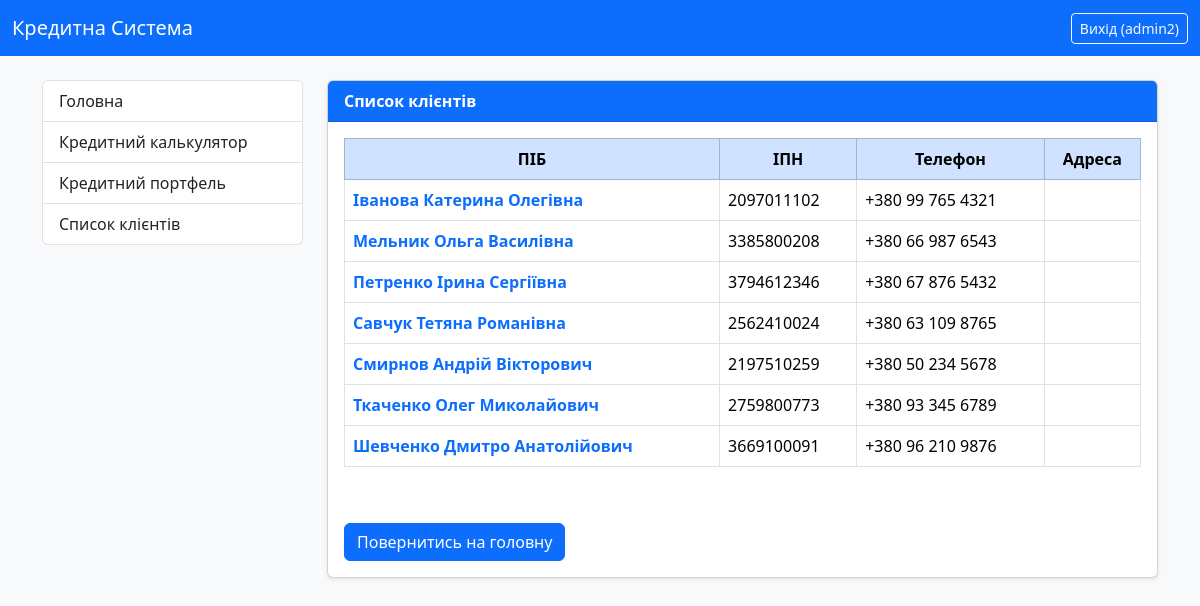
The page /all-clients/ (signed in) on the database its author committed.
### credit_system/models.py (models this page shows, shortened)
class CustomUser(AbstractUser):
    ROLE_CHOICES = (
        ('admin', 'Адмін'),
        ('manager', 'Менеджер'),
        ('client', 'Клієнт'),
    )
    role = models.CharField(
        max_length=10,
        choices=ROLE_CHOICES,
        default='client',
        verbose_name="Роль користувача"
    )
    middle_name = models.CharField(max_length=100, verbose_name="По батькові", blank=True)
    IPN = models.CharField(
        max_length=10,
        unique=True,
        verbose_name="ІПН",
        validators=[numeric_validator],
        null=True,
        blank=True
    )
    phone_number = models.CharField(max_length=20, verbose_name="Номер телефону", blank=True)
    address = models.CharField(max_length=255, verbose_name="Адреса", blank=True)
    date_of_birth = models.DateField(verbose_name="Дата народження", null=True, blank=True)
    SEX_CHOICES = (
        ('m', 'Чоловіча'),  # Значення в базі: 'm', Зображається: 'Чоловіча'
        ('w', 'Жіноча'),  # Значення в базі: 'w', Зображається: 'Жіноча'
    )
    sex = models.CharField(
        max_length=1,
        choices=SEX_CHOICES,
        default='m',
        verbose_name="Стать",
        blank=True,
        null=True
    )
    address_registration = models.CharField(max_length=255, verbose_name="Адреса прописки", blank=True)
    address_residential = models.CharField(max_length=255, verbose_name="Адреса проживання", blank=True)
    place_of_birth = models.CharField(max_length=255, verbose_name="Місце народження", blank=True)
    passport_series = models.CharField(max_length=2, verbose_name="Серія паспорту", blank=True)
    passport_number = models.CharField(max_length=10, verbose_name="Номер паспорту", blank=True)
    passport_vidan = models.CharField(max_length=255, verbose_name="Орган що видав паспорт", blank=True)
    passport_date = models.DateField(verbose_name="Дата видачі паспорта", null=True, blank=True)
    work_place = models.CharField(max_length=100, verbose_name="Місце роботи", blank=True)
    position = models.CharField(max_length=100, verbose_name="Посада", blank=True)
    notes = models.CharField(max_length=255, verbose_name="Нотатки", blank=True)
    class Meta:
        verbose_name = "Користувач"
        verbose_name_plural = "Користувачі"

### credit_system/views.py (the view)
# urls.py: path('all-clients/', AllClientsView.as_view(), name='all_clients_list'),
class AllClientsView(LoginRequiredMixin, ListView):
    model = CustomUser
    template_name = 'credit_system/all_clients.html'
    context_object_name = 'clients'
    def get_queryset(self):
        user = self.request.user
        if user.is_superuser or user.is_manager:
            return CustomUser.objects.filter(role='client').order_by('last_name')
        else:
            raise Http404("У вас немає дозволу на перегляд списку клієнтів.")

### credit_system/templates/credit_system/all_clients.html (shortened to what this page needs)
{% extends "credit_system/base.html" %}
{% block content %}
    <div class="card shadow-sm">
        <div class="card-header bg-primary text-white">
            <strong>Список клієнтів</strong>
        </div>
        <div class="card-body">
            {% if clients %}
                <div class="table-responsive" style="max-height: 500px; overflow-y: scroll;">
                    <table class="table table-bordered table-hover">
                        <thead class="table-primary text-center">
                            <tr>
                                <th>ПІБ</th>
                                <th>ІПН</th>
                                <th>Телефон</th>
                                <th>Адреса</th>
                            </tr>
                        </thead>
                        <tbody>
                            {% for client in clients %}
                                <tr>
                                    <td>
                                        <a href="{% url 'client_detail' client.pk %}?source=clients" class="text-decoration-none fw-bold text-primary">
                                            {{ client.last_name }} {{ client.first_name }} {{ client.middle_name }}
                                        </a>
                                    </td>
                                    <td>{{ client.IPN }}</td>
                                    <td>{{ client.phone_number }}</td>
                                    <td>{{ client.address }}</td>
                                </tr>
                            {% endfor %}
                        </tbody>
                    </table>
                </div>
            {% else %}
                <p>Клієнтів не знайдено.</p>
            {% endif %}
            <br><a href="{% url 'index' %}" class="btn btn-primary mt-3">Повернитись на головну</a><br>
        </div>
    </div>
{% endblock %}

### credit_system/templates/credit_system/base.html (shortened to what this page needs)
{% load static %}
<!DOCTYPE html>
<html lang="uk">
<head>
    <link href="https://cdn.jsdelivr.net/npm/bootstrap@5.3.3/dist/css/bootstrap.min.css" rel="stylesheet">
    <link rel="stylesheet" href="{% static 'credit_system/style.css' %}">
</head>
<body class="bg-light">
<nav class="navbar navbar-expand-lg navbar-dark bg-primary">
  <div class="container-fluid">
    <a class="navbar-brand" href="{% url 'index' %}">Кредитна Система</a>
    <div class="d-flex">
      {% if user.is_authenticated %}
        <form method="post" action="{% url 'logout' %}" class="d-inline">
          <button type="submit" class="btn btn-outline-light btn-sm">
            Вихід ({{ user.username }})
          </button>
        </form>
      {% else %}
        <a href="{% url 'login' %}" class="btn btn-outline-light btn-sm">Вхід</a>
      {% endif %}
    </div>
  </div>
</nav>
<div class="container mt-4">
  <div class="row">
    <div class="col-lg-3 mb-3">
      <div class="list-group">
        <a href="{% url 'index' %}" class="list-group-item list-group-item-action">
          Головна
        </a>
        <a href="{% url 'credit_calculator' %}" class="list-group-item list-group-item-action">
          Кредитний калькулятор
        </a>
        {% if user.is_authenticated %}
            {% if user.is_superuser or user.is_manager %}
                <a href="{% url 'all_credits_list' %}" class="list-group-item list-group-item-action">
                    Кредитний портфель
                </a>
                <a href="{% url 'all_clients_list' %}" class="list-group-item list-group-item-action">
                    Список клієнтів
                </a>
            {% elif user.is_client %}
                <a href="{% url 'user_credits_list' %}" class="list-group-item list-group-item-action">
                    Мої кредити
                </a>
            {% endif %}
        {% endif %}
      </div>
    </div>
    <div class="col-lg-9">
      {% block content %}{% endblock %}
    </div>
  </div>
</div>
</body>
</html>

### credit_system/static/credit_system/style.css (style rules this page uses)
body { background-color: #f8f9fa; }

### rows shown on the page
CustomUser: username "admin2"
CustomUser: last_name "Іванова", first_name "Катерина", middle_name "Олегівна", IPN "2097011102", phone_number "+380 99 765 4321"
CustomUser: last_name "Мельник", first_name "Ольга", middle_name "Василівна", IPN "3385800208", phone_number "+380 66 987 6543"
CustomUser: last_name "Петренко", first_name "Ірина", middle_name "Сергіївна", IPN "3794612346", phone_number "+380 67 876 5432"
CustomUser: last_name "Савчук", first_name "Тетяна", middle_name "Романівна", IPN "2562410024", phone_number "+380 63 109 8765"
CustomUser: last_name "Смирнов", first_name "Андрій", middle_name "Вікторович", IPN "2197510259", phone_number "+380 50 234 5678"
CustomUser: last_name "Ткаченко", first_name "Олег", middle_name "Миколайович", IPN "2759800773", phone_number "+380 93 345 6789"
CustomUser: last_name "Шевченко", first_name "Дмитро", middle_name "Анатолійович", IPN "3669100091", phone_number "+380 96 210 9876"
